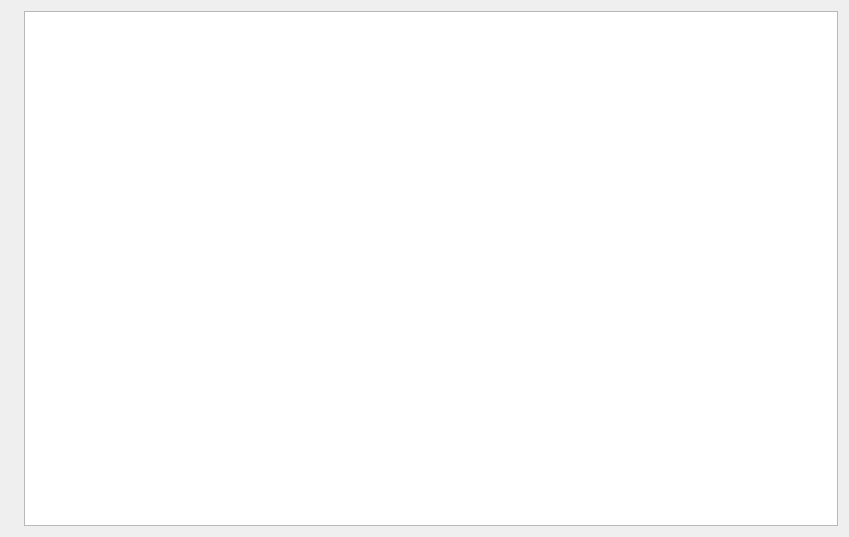
<?xml version="1.0" encoding="UTF-8"?>
<ui version="4.0">
 <class>AboutDialog</class>
 <widget class="QDialog" name="AboutDialog">
  <property name="geometry">
   <rect>
    <x>0</x>
    <y>0</y>
    <width>849</width>
    <height>537</height>
   </rect>
  </property>
  <property name="windowTitle">
   <string>AboutDialog</string>
  </property>
  <layout class="QHBoxLayout" name="horizontalLayout">
   <item>
    <widget class="QLabel" name="image_label">
     <property name="text">
      <string/>
     </property>
    </widget>
   </item>
   <item>
    <widget class="QTextBrowser" name="textBrowser"/>
   </item>
  </layout>
 </widget>
 <resources/>
 <connections/>
</ui>
